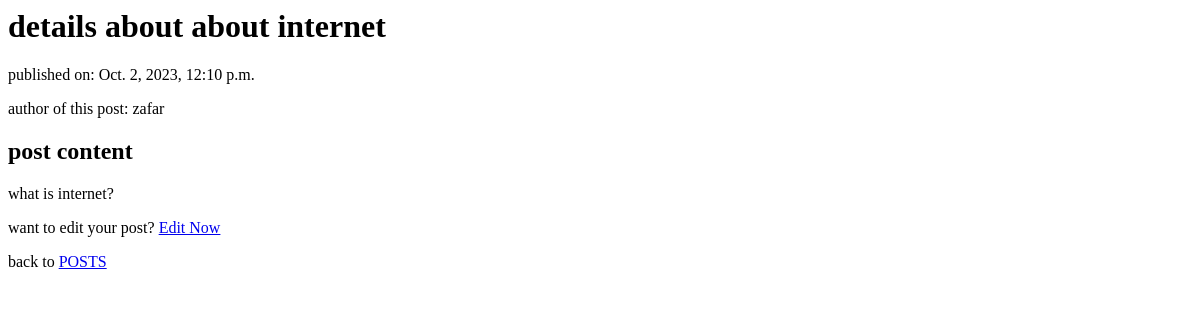
/posts/postDetails/2, run on an earlier commit of the app's database.
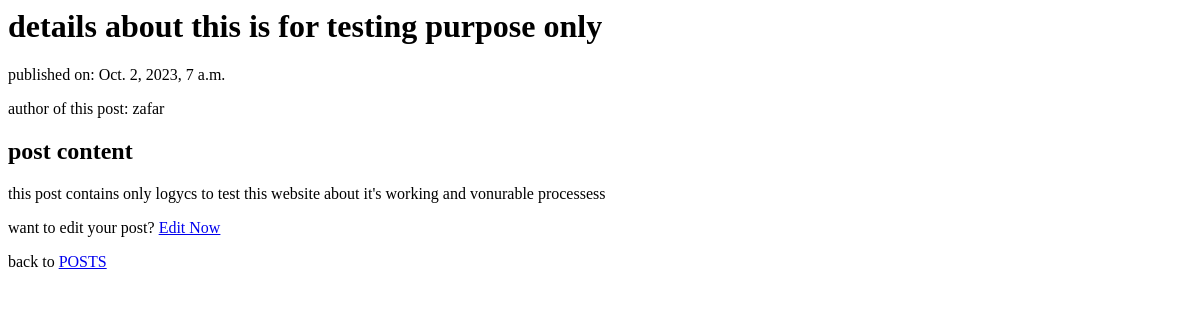
And on a later commit of the database.
### blog/models.py (models this page shows)
class Post(models.Model):
  author= models.ForeignKey(User, on_delete=models.CASCADE)
  title= models.CharField(max_length=255)
  content= models.TextField()
  datePosted= models.DateTimeField(default=timezone.now)

### blog/views.py (the view)
# urls.py: path("posts/postDetails/<int:id>", views.postDetails, name="postDetails"),
def postDetails(request, id):
  post = Post.objects.get(id=id)
  return render(request, "postDetails.html", {"post": post})

### blog/templates/postDetails.html (shortened to what this page needs)
<html>
<body>
{% extends "master.html" %}
{% block content %}
  <h1> details about {{ post.title }} </h1>
  <p> published on: {{ post.datePosted }} </p>
  <p> author of this post: {{ post.author }} </p>
  <h2> post content </h2>
  <p> {{ post.content }} </p>
  <p> want to edit your post? <a href="editPost/{{ post.id }}"> Edit Now </a> </p>
  <p> back to <a href="/posts"> POSTS </a> </p>
{% endblock %}

What changed in the data, as far as the page shows it:
changed Post "zafar": title "about internet" → "this is for testing purpose only"; datePosted "Oct. 2, 2023, 12:10 p.m." → "Oct. 2, 2023, 7 a.m."; content "what is internet?" → "this post contains only logycs to test this website about it's working and vonurable processess"
